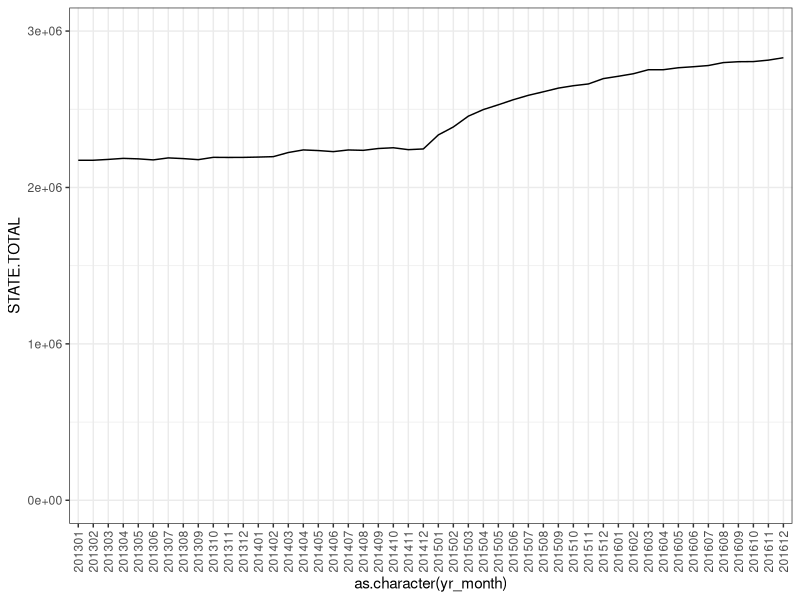
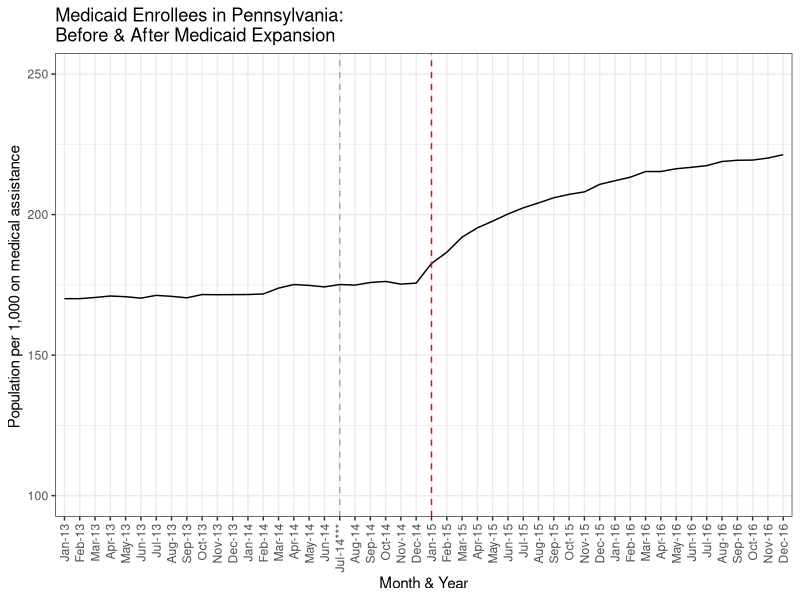
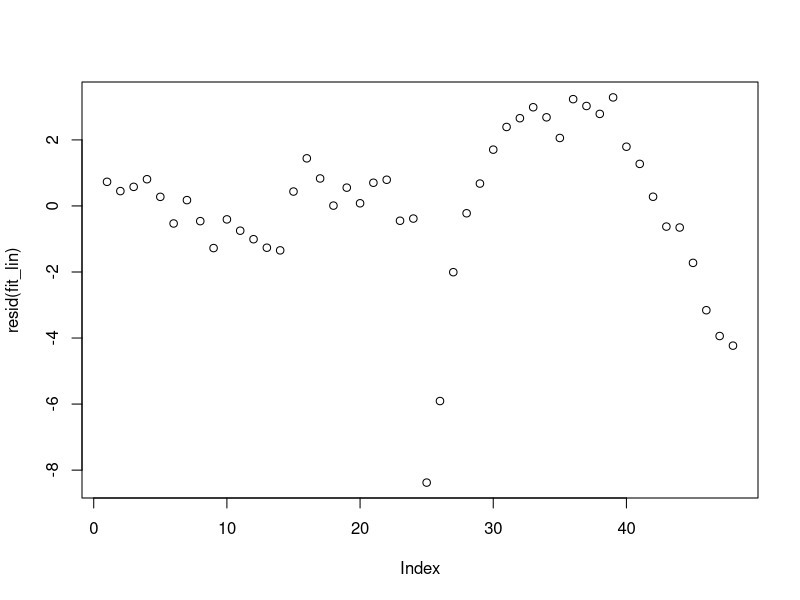
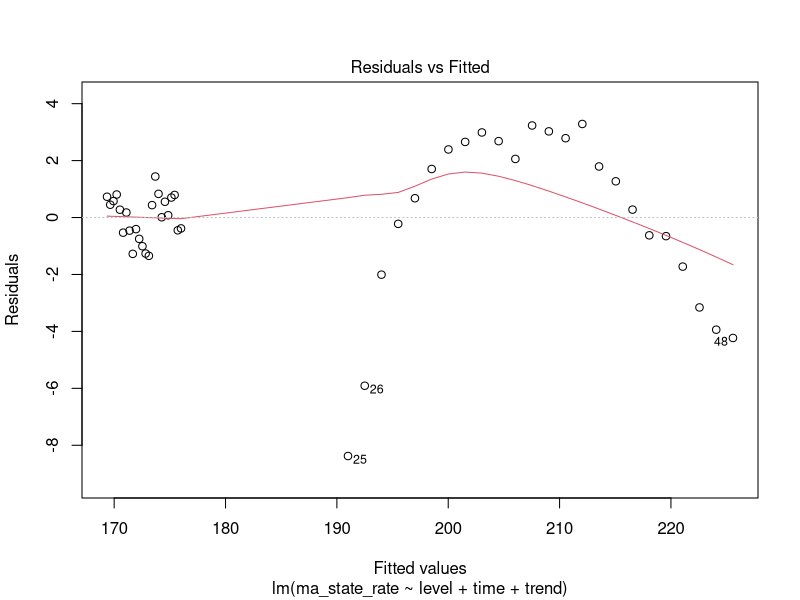
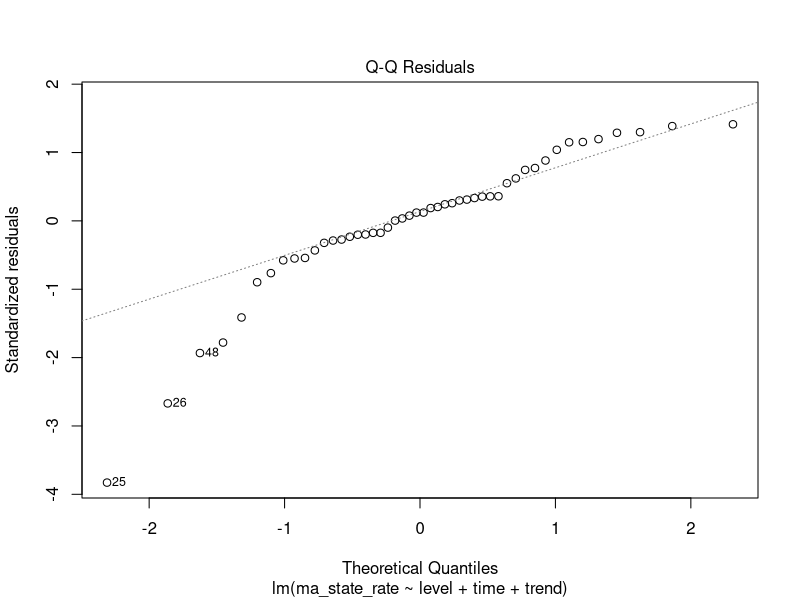
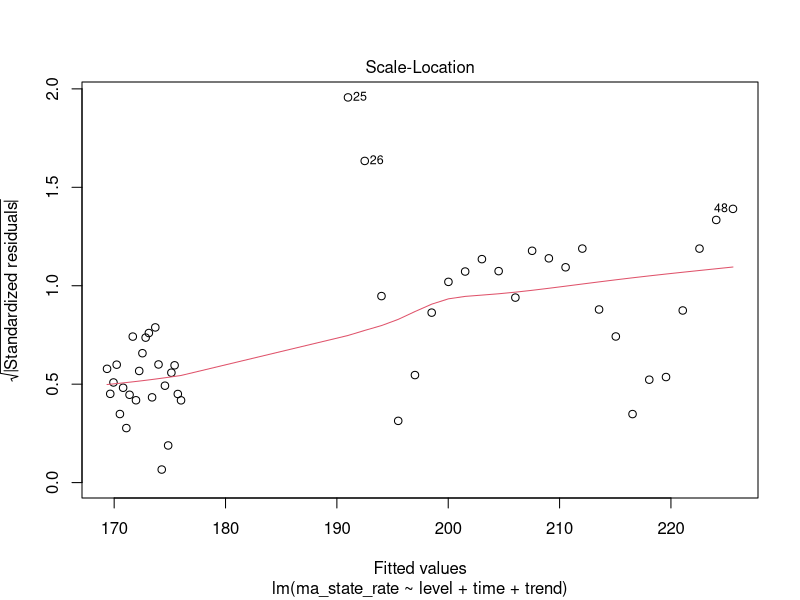
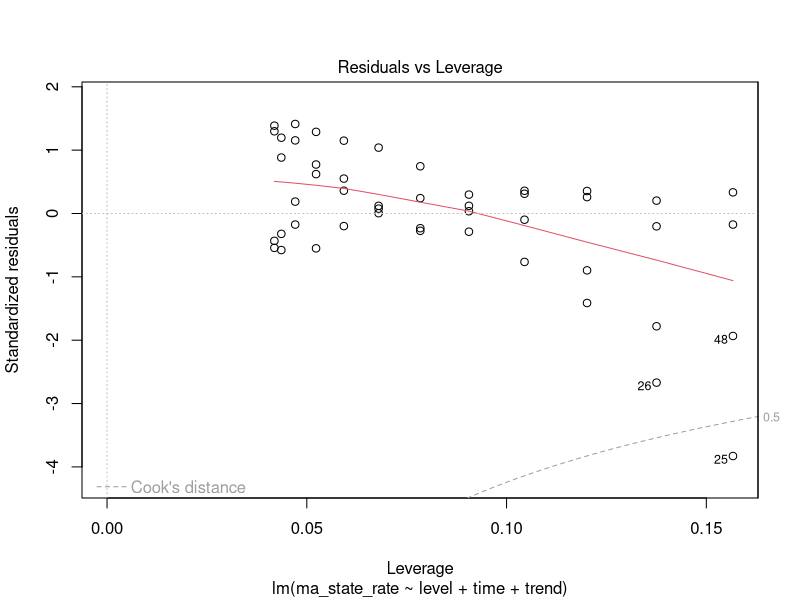
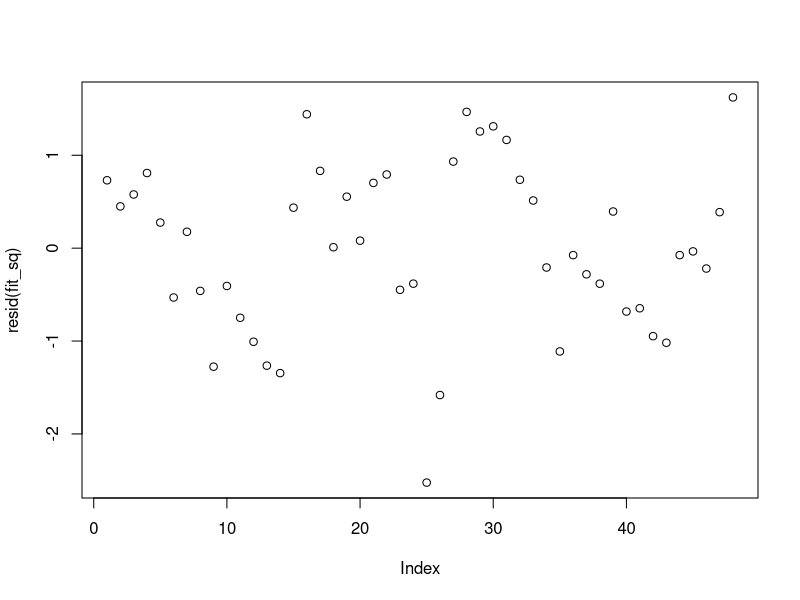

Here is the R script that generated these plots, in order:
# Read in Medicaid data ------------------------------------------------------------
## read in libraries
libs = c('readxl','ggplot2','data.table','dplyr')
suppressWarnings(suppressPackageStartupMessages(lapply(libs, require, 
                                                       character.only = TRUE,
                                                       lib.loc = .libPaths()[1]
                                                       )))

# setwd('C:/Users/A770213/Desktop/pa_its') ## Set working directory


## read in PA medicaid file
# the original .xlsx file is here: http://listserv.dpw.state.pa.us/Scripts/wa.exe?A2=ind17&L=ma-food-stamps-and-cash-stats&F=&S=&P=2547
# the sheet with medicaid recipient totals ("MA Individuals-HistorybyCounty") has formatting that makes a direct import to R difficult. 
# I copy/pasted the needed sheet & saved as a .csv. I also transposed the data so that each county is a column & hard-coded the STATE TOTAL row before transposing.

pa_ma = setDT(read.csv('pa_medicaid_format.csv')) # read in file

cols = as.data.frame(apply(pa_ma[, 2:ncol(pa_ma), with=FALSE], 2, function(x) as.numeric(gsub(",", "", x)) )) # strip out commas

pa_ma = setDT(cbind(pa_ma[, 1, with=FALSE], cols)) # bind numeric & county columns

pa_ma[,month_yr := county] # rename county to date

pa_ma[,county := NULL] # delete county field

pa_ma[,':='(month = substr(month_yr, 1, 3)
            , month_n = ifelse(substr(month_yr, 1, 3) == 'Jan',sprintf("%02d",1),
                               ifelse(substr(month_yr, 1, 3) == 'Feb',sprintf("%02d",2),
                                      ifelse(substr(month_yr, 1, 3) == 'Mar',sprintf("%02d",3),
                                             ifelse(substr(month_yr, 1, 3) == 'Apr',sprintf("%02d",4),
                                                    ifelse(substr(month_yr, 1, 3) == 'May',sprintf("%02d",5),
                                                           ifelse(substr(month_yr, 1, 3) == 'Jun',sprintf("%02d",6),
                                                                  ifelse(substr(month_yr, 1, 3) == 'Jul',sprintf("%02d",7),
                                                                         ifelse(substr(month_yr, 1, 3) == 'Aug',sprintf("%02d",8),
                                                                                ifelse(substr(month_yr, 1, 3) == 'Sep',sprintf("%02d",9),
                                                                                       ifelse(substr(month_yr, 1, 3) == 'Oct',sprintf("%02d",10),
                                                                                              ifelse(substr(month_yr, 1, 3) == 'Nov',sprintf("%02d",11),
                                                                                                     ifelse(substr(month_yr, 1, 3) == 'Dec',sprintf("%02d",12),0 
                                                                                                            ))))))))))))
            , year = as.numeric(paste0("20",substr(month_yr, 5, 6) )) )] # create month & year variables

pa_ma[,quarter := ifelse(month %in% c('Jan','Feb','Mar'), sprintf("%02d",1),
                         ifelse(month %in% c('Apr','May','Jun'), sprintf("%02d",2),
                                ifelse(month %in% c('Jul','Aug','Sep'), sprintf("%02d",3),
                                       ifelse(month %in% c('Oct','Nov','Dec'), sprintf("%02d",4),0
                                         ))))] # create quarter variable

pa_ma[,':='(qtr_yr = paste0(quarter,"Q",substr(year,3,4))
            ,yr_qtr = as.numeric(paste0(year,quarter))
            ,yr_month = as.numeric(paste0(year,month_n)))] # concatenate year & quarter

## NOTE: Reporting methodology was changed in July 2014 to avoid duplicating individuals who moved to a new county in the same month.
# use only dates post-Jul 14

pa_ma13 = pa_ma[year >= 2013 & year <= 2016] # filter to 2014

## log curve in enrollees after 1/1/2015...
ggplot(data = pa_ma13, aes(x = as.character(yr_month), y = STATE.TOTAL, group=1)) + 
  geom_line() + 
  # scale_x_discrete(aes(breaks=as.character(yr_month)), labels = month_yr) +
  theme_bw() +
  ylim(0,3e6) +
  theme(axis.text.x = element_text(angle=90, vjust=.5))


# Read in county & state level population data ----------------------------
state_pop = setDT(read.csv('PEP_2016_state_pop.csv')) # all state populations
pa_pop = state_pop[GEO.display.label == 'Pennsylvania'] # limit to PA estimated population

pa_ma13[,ma_state_rate := ifelse(year == 2016, (STATE.TOTAL / pa_pop[,respop72016]) * 1000,
                                 ifelse(year == 2015, (STATE.TOTAL / pa_pop[,respop72015]) * 1000,
                                        ifelse(year == 2014, (STATE.TOTAL / pa_pop[,respop72014]) * 1000, 
                                               ifelse(year == 2013, (STATE.TOTAL / pa_pop[,respop72013]) * 1000, 0
                                               ))))]

pa_ma13[,':='(time = seq_along(yr_month) # set time variable 
             ,trend = ifelse(yr_month >= 201501, seq(1,24,1), 0) # set post-intervention trend variable
             ,level = ifelse(yr_month >= 201501, 1, 0) # set pre/post treatment 
              ) 
        ]

# plot PA's proportion on MA ----------------------------

ggplot(data = pa_ma13, aes(x = as.character(yr_month), y = ma_state_rate, group=1)) + 
  geom_line() + 
  geom_vline(aes(xintercept = which(levels(as.factor(yr_month)) %in% '201501')), linetype=2, col = 'red')+
  geom_vline(aes(xintercept = which(levels(as.factor(yr_month)) %in% '201407')), linetype=2, col = 'darkgrey')+
  scale_x_discrete(labels = pa_ma13$month_yr) +
  scale_y_continuous(labels = scales::comma, limits = c(100, 250)) +
  theme_bw() +
  theme(axis.text.x = element_text(angle=90, vjust= .5, hjust = 1)) +
  labs(x = "Month & Year",
       y = "Population per 1,000 on medical assistance ",
       title = "Medicaid Enrollees in Pennsylvania:\nBefore & After Medicaid Expansion")



# preliminary model -------------------------------------------------------
library(nlme)
## linear fit
fit_lin = lm(ma_state_rate ~ level + time + trend, data = pa_ma13)
summary(fit_lin)
confint(fit_lin)
plot(resid(fit_lin))
plot(fit_lin) ## Observations 25, 26, 48

## non-linear fit
pa_ma13[,trend_sq := trend^2] # create squared trend term
fit_sq = lm(ma_state_rate ~ level + time + trend + trend_sq, data = pa_ma13)
summary(fit_sq)
plot(resid(fit_sq))
plot(fit_sq) # squared fit has much better residuals than linear fit

anova(fit_lin, fit_sq) # model fit is significantly different

acf(resid(fit_sq)) # ACF: exponential decay, lags at 1 & 7
acf(resid(fit_sq), type = 'partial') # PACF: no significant lag
## autoregressive structure: p = 1

library(car)
durbinWatsonTest(fit_sq, max.lag = 12, alternative = 'two.sided') # autocorrelation at lag 1 & 7

# no autocorrelation
fit_sq_auto = gls(ma_state_rate ~ level + time + trend + trend_sq,
                   data = pa_ma13,
                   # correlation=corARMA(p=1, form = ~time),
                   method = 'ML')
# autoregressive structure
fit_sq_auto1 = gls(ma_state_rate ~ level + time + trend + trend_sq,
                   data = pa_ma13,
                   correlation=corARMA(p=1, form = ~time),
                   method = 'ML')
# moving average
fit_sq_auto2 = gls(ma_state_rate ~ level + time + trend + trend_sq,
                   data = pa_ma13,
                   correlation=corARMA(q=7, form = ~time),
                   method = 'ML')

fit_sq_auto3 = gls(ma_state_rate ~ level + time + trend + trend_sq,
                   data = pa_ma13,
                   correlation=corARMA(q=1, form = ~time),
                   method = 'ML')


anova(fit_sq_auto, fit_sq_auto1, fit_sq_auto2, fit_sq_auto3) # significant differences b/n the 3 models

## save final model
# save(fit_sq_auto2, file='pa_medicaid_fit.RDA')

## Model using raw counts
fit_sq_auto_total = gls(STATE.TOTAL ~ level + time + trend + trend_sq,
                   data = pa_ma13,
                   correlation=corARMA(q=7, form = ~time),
                   method = 'ML')
# hard to interpret this...

# plot fit + counterfactual -------------------------------------------------------
# put fitted values into data.frames
plot_sq = data.frame(cbind(pa_ma13$yr_month,fitted(fit_sq_auto2)))

# Create counterfactual
cfac = summary(fit_sq_auto2)$coefficients['(Intercept)'] + 
  (summary(fit_sq_auto2)$coefficients['time'] * pa_ma13$time)
cfac = data.frame(cbind(
                  pa_ma13[,yr_month][24:length(pa_ma13[,yr_month])],
                  cfac[24:length(cfac)]))

## plot fitted against actuals + counterfactual
ggplot(data = pa_ma13, aes(x = as.character(yr_month), y = ma_state_rate, group=1)) + 
  geom_point() + 
  geom_line(data = plot_sq, aes(x=as.character(X1), y = X2, group = 1), col='forestgreen') +
  geom_line(data = cfac, aes(x=as.character(X1), y = X2, group = 1), col = 'forestgreen', linetype = 'dashed') +
  geom_vline(aes(xintercept = which(levels(as.factor(yr_month)) %in% '201501')), linetype=2, col = 'blue')+
  geom_vline(aes(xintercept = which(levels(as.factor(yr_month)) %in% '201407')), linetype=2, col = 'darkgrey')+
  scale_x_discrete(labels = pa_ma13$month_yr) +
  scale_y_continuous(labels = scales::comma, limits = c(100, 250)) +
  theme_bw() +
  theme(axis.text.x = element_text(angle=90, vjust= .5, hjust = 1)) +
  labs(x = "Month & Year",
       y = "Population per 1,000 on medical assistance ",
       title = "Medicaid Enrollees in Pennsylvania:\nBefore & After Medicaid Expansion")

## difference in medicaid recipients per 
# absolute
fitted(fit_sq_auto2)[length(fitted(fit_sq_auto2))] - cfac$X2[length(cfac$X2)] # 35 / 1000 difference

# Relative
(fitted(fit_sq_auto2)[length(fitted(fit_sq_auto2))] - cfac$X2[length(cfac$X2)]) / 
  cfac$X2[length(cfac$X2)] # 18%


# difference between Trump / Not Trump ------------------------------------
votes = setDT(read.csv('pa_cty_election_res.csv')) # read in county votes data
trump = votes[TRUMP > CLINTON, COUNTY] # subset county votes to trump winners

## county population data 2010-2016
# https://factfinder.census.gov/faces/tableservices/jsf/pages/productview.xhtml?src=bkmk
county_pop = setDT(read.csv("PEP_2016_PEPANNRES.csv", stringsAsFactors = FALSE)) # bring in county population
county_pop[,county_name := sapply(strsplit(as.character(county_pop$GEO.display.label), split = " "), '[', 1)] # get county names
county_pop = county_pop[-1,]

# turn county population totals to numeric
nums = c('respop72010','respop72011','respop72012','respop72013','respop72014','respop72015','respop72016')
county_pop[,c(nums) := lapply(.SD, as.numeric), .SDcols = nums]
# county_pop = county_pop[county_name %in% trump]

# subset counties by candidate majorities
pop_trump = county_pop[county_name %in% trump] # trump counties
pop_clinton = county_pop[!county_name %in% trump] # clinton counties

# roll up county populations to total population by candidate & year
pop_clinton = data.frame(colSums(pop_clinton[,nums, with = FALSE])) # clinton
pop_clinton$year = c(2010,2011,2012,2013,2014,2015,2016) # create year for joining
rownames(pop_clinton) = NULL # remove rownames
names(pop_clinton)[1] = 'pop_clinton' # county total population for clinton
pop_trump = data.frame(colSums(pop_trump[,nums, with = FALSE])) # trump
pop_trump$year = c(2010,2011,2012,2013,2014,2015,2016) # create year for joining
rownames(pop_trump) = NULL # remove rownames
names(pop_trump)[1] = 'pop_trump' # county total population for trump

# total medicaid enrollees by month & county based on majority candidate
pa_ma13[,trump_medicaid := rowSums(pa_ma13[,which(names(pa_ma13) %in% trump), with=FALSE])] # Sum county medicaid popoulation where Trump won
pa_ma13[,clinton_medicaid := STATE.TOTAL - trump_medicaid] # Hillary wins  = state total - Trump medicaid

# join clinton/trump county populations by year
pa_ma13 = merge(pa_ma13, pop_trump, by = 'year', all.x = TRUE) # merge trump
pa_ma13 = merge(pa_ma13, pop_clinton, by = 'year', all.x = TRUE) # merge clinton
pa_ma13[,':='(clinton_ma_rate = clinton_medicaid / pop_clinton,
              trump_ma_rate = trump_medicaid / pop_trump)]

### Bind Clinton & Trump rates into long dataset
ma_clinton = pa_ma13[,list(yr_month, time, trend, level, trend_sq, trump = 0, ma_rate = clinton_ma_rate)] # clinton dataset
ma_trump = pa_ma13[,list(yr_month, time, trend, level, trend_sq, trump = 1, ma_rate = trump_ma_rate)] # trump dataset
ma_append = rbind(ma_clinton, ma_trump) # bind clinton & trump
ma_append[,':='(trump_time = trump * time,
                trump_level = trump * level,
                trump_trend = trump * trend,
                trump_trend_sq = trump * trend_sq,
                ma_rate = ma_rate * 1000)] # rate per 1,000

# save down both modeling files
# saveRDS(pa_ma13, file = 'pa_medicaid_fulldata')
# saveRDS(ma_append, file = 'medicaid_trump_clinton')


# plot trump vs hillary
ggplot(data = ma_append, aes(x=as.character(yr_month), y = ma_rate, group = as.character(trump), color = as.character(trump))) + 
  geom_line() +
  geom_vline(data = ma_append, aes(xintercept = which(levels(as.factor(yr_month)) %in% '201501')), linetype=2, col = 'blue')+
  theme_bw() +
  scale_x_discrete(labels = ma_append$month_yr) +
  scale_y_continuous(labels = scales::comma, limits = c(100, 300)) +
  theme(axis.text.x = element_text(angle=90, vjust= .5, hjust = 1)) +
  labs(x = "Month & Year",
       y = "Population per 1,000 on medical assistance",
       title = "Medicaid Enrollees in Pennsylvania:\nBefore & After Medicaid Expansion\nTrump vs Clinton")

## initial model
trump_fit_lin = lm(ma_rate ~ time + trump + trump_time + level + trend + trump_level + trump_trend,
                   data = ma_append)
summary(trump_fit_lin)
trump_fit_sq = lm(ma_rate ~ time + level + trend + trend_sq + trump + trump_time + trump_level + trump_trend + trump_trend_sq,
                  data = ma_append)
summary(trump_fit_sq)
anova(trump_fit_lin, trump_fit_sq) ## squared model provides a better fit + difference b/n linear & squared trend term

## test for autocorrelation
plot(trump_fit_sq) # error terms look good
acf(resid(trump_fit_sq)) # ACF: exponential decay, max 7
acf(resid(trump_fit_sq), type = 'partial') # PACF: no exponential decay
durbinWatsonTest(trump_fit_sq, alternative = 'two.sided', max.lag = 36)
library(nlme)

trump_sq_auto = gls(ma_rate ~ time + level + trend + trend_sq + trump + trump_time + trump_level + trump_trend + trump_trend_sq,
                  data = ma_append,
                  correlation=corARMA(q=7, form = ~time|trump),
                  method = 'ML')

trump_sq_auto1 = gls(ma_rate ~ time + level + trend + trend_sq + trump + trump_time + trump_level + trump_trend + trump_trend_sq,
                    data = ma_append,
                    correlation=corARMA(p=2, form = ~time|trump),
                    method = 'ML')

trump_sq_auto2 = gls(ma_rate ~ time + level + trend + trend_sq + trump + trump_time + trump_level + trump_trend + trump_trend_sq,
                     data = ma_append,
                     correlation=corARMA(p=1,q=1, form = ~time|trump),
                     method = 'ML')

summary(trump_sq_auto2)

anova(trump_sq_auto1, trump_sq_auto2)

## save final model
# save(trump_sq_auto2, file = 'trump_v_clinton_fit.RDA')

ma_fitted = cbind(ma_append,fit = fitted(trump_sq_auto2)) # join fitted values to dataset

# To do
# model the counterfactuals for trump vs control
# estimate the difference b/n counterfactual & trump

